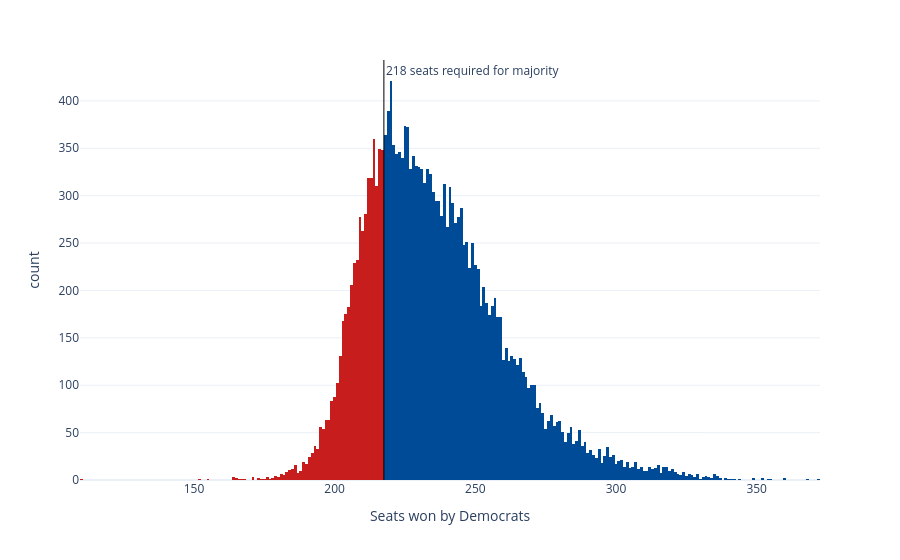

This figure's notebook cell:
### Code cell
sims_hist = px.histogram(seat_sims, x='seats', nbins=np.unique(seat_sims['seats']).shape[0]*2, color='winner',
                         color_discrete_map={'Democrats': '#004b97', 'Republicans': '#c71e1d'},
                         labels={'seats':'Seats won by Democrats', 'winner': 'Winner'}, template='plotly_white')
sims_hist.update_traces(showlegend=False)
sims_hist.add_vline(x=217.5, line_width=1, line_color='black', annotation_text='218 seats required for majority', 
                    annotation_position='top right')
sims_hist

### Figure 1 — Plotly figure (JSON) as saved in the notebook; plotly's stock layout.template omitted (floating-point values rounded to 4 significant figures; data arrays with more than 128 entries replaced by an {"elided": "..."} marker saying what was removed)
{"data": [{"bingroup": "x", "hovertemplate": "Winner=Democrats<br>Seats won by Democrats=%{x}<br>count=%{y}<extra></extra>", "legendgroup": "Democrats", "marker": {"color": "#004b97", "pattern": {"shape": ""}}, "name": "Democrats", "nbinsx": 372, "orientation": "v", "showlegend": false, "type": "histogram", "x": {"elided": "15077 int values"}, "xaxis": "x", "yaxis": "y"}, {"bingroup": "x", "hovertemplate": "Winner=Republicans<br>Seats won by Democrats=%{x}<br>count=%{y}<extra></extra>", "legendgroup": "Republicans", "marker": {"color": "#c71e1d", "pattern": {"shape": ""}}, "name": "Republicans", "nbinsx": 372, "orientation": "v", "showlegend": false, "type": "histogram", "x": {"elided": "4923 int values"}, "xaxis": "x", "yaxis": "y"}], "layout": {"annotations": [{"showarrow": false, "text": "218 seats required for majority", "x": 217.5, "xanchor": "left", "xref": "x", "y": 1, "yanchor": "top", "yref": "y domain"}], "barmode": "relative", "legend": {"title": {"text": "Winner"}, "tracegroupgap": 0}, "margin": {"t": 60}, "shapes": [{"line": {"color": "black", "width": 1}, "type": "line", "x0": 217.5, "x1": 217.5, "xref": "x", "y0": 0, "y1": 1, "yref": "y domain"}], "xaxis": {"anchor": "y", "domain": [0, 1], "title": {"text": "Seats won by Democrats"}}, "yaxis": {"anchor": "x", "domain": [0, 1], "title": {"text": "count"}}}}
